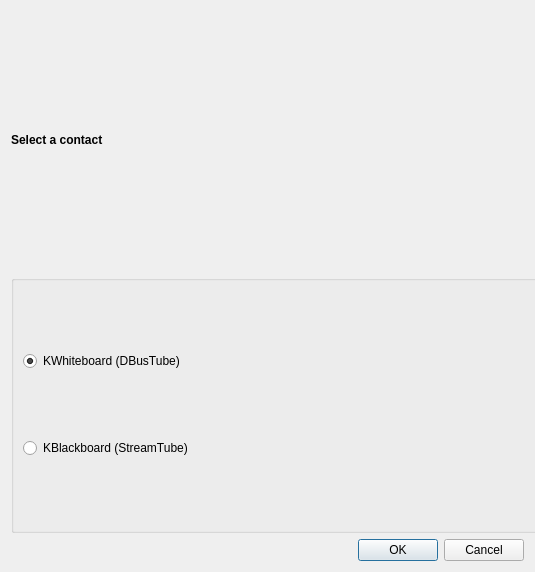
<?xml version="1.0" encoding="UTF-8"?>
<ui version="4.0">
 <class>MainWindow</class>
 <widget class="QWidget" name="MainWindow">
  <property name="geometry">
   <rect>
    <x>0</x>
    <y>0</y>
    <width>535</width>
    <height>572</height>
   </rect>
  </property>
  <property name="minimumSize">
   <size>
    <width>120</width>
    <height>120</height>
   </size>
  </property>
  <layout class="QVBoxLayout" name="verticalLayout">
   <item>
    <layout class="QVBoxLayout" name="recipientVLayout">
     <item>
      <widget class="QLabel" name="label">
       <property name="font">
        <font>
         <weight>75</weight>
         <bold>true</bold>
        </font>
       </property>
       <property name="text">
        <string>Select a contact</string>
       </property>
      </widget>
     </item>
     <item>
      <widget class="KButtonGroup" name="kbuttongroup">
       <property name="sizePolicy">
        <sizepolicy hsizetype="Preferred" vsizetype="Minimum">
         <horstretch>0</horstretch>
         <verstretch>0</verstretch>
        </sizepolicy>
       </property>
       <property name="minimumSize">
        <size>
         <width>616</width>
         <height>0</height>
        </size>
       </property>
       <layout class="QVBoxLayout" name="verticalLayout_2">
        <item>
         <widget class="QRadioButton" name="kwhiteboardRadioButton">
          <property name="text">
           <string>KWhiteboard (DBusTube)</string>
          </property>
          <property name="checked">
           <bool>true</bool>
          </property>
         </widget>
        </item>
        <item>
         <widget class="QRadioButton" name="kblackboardRadioButton">
          <property name="text">
           <string>KBlackboard (StreamTube)</string>
          </property>
         </widget>
        </item>
       </layout>
      </widget>
     </item>
    </layout>
   </item>
   <item>
    <widget class="QDialogButtonBox" name="buttonBox">
     <property name="standardButtons">
      <set>QDialogButtonBox::Cancel|QDialogButtonBox::Ok</set>
     </property>
    </widget>
   </item>
  </layout>
 </widget>
 <customwidgets>
  <customwidget>
   <class>KButtonGroup</class>
   <extends>QGroupBox</extends>
   <header>kbuttongroup.h</header>
   <container>1</container>
  </customwidget>
 </customwidgets>
 <resources/>
 <connections/>
</ui>
